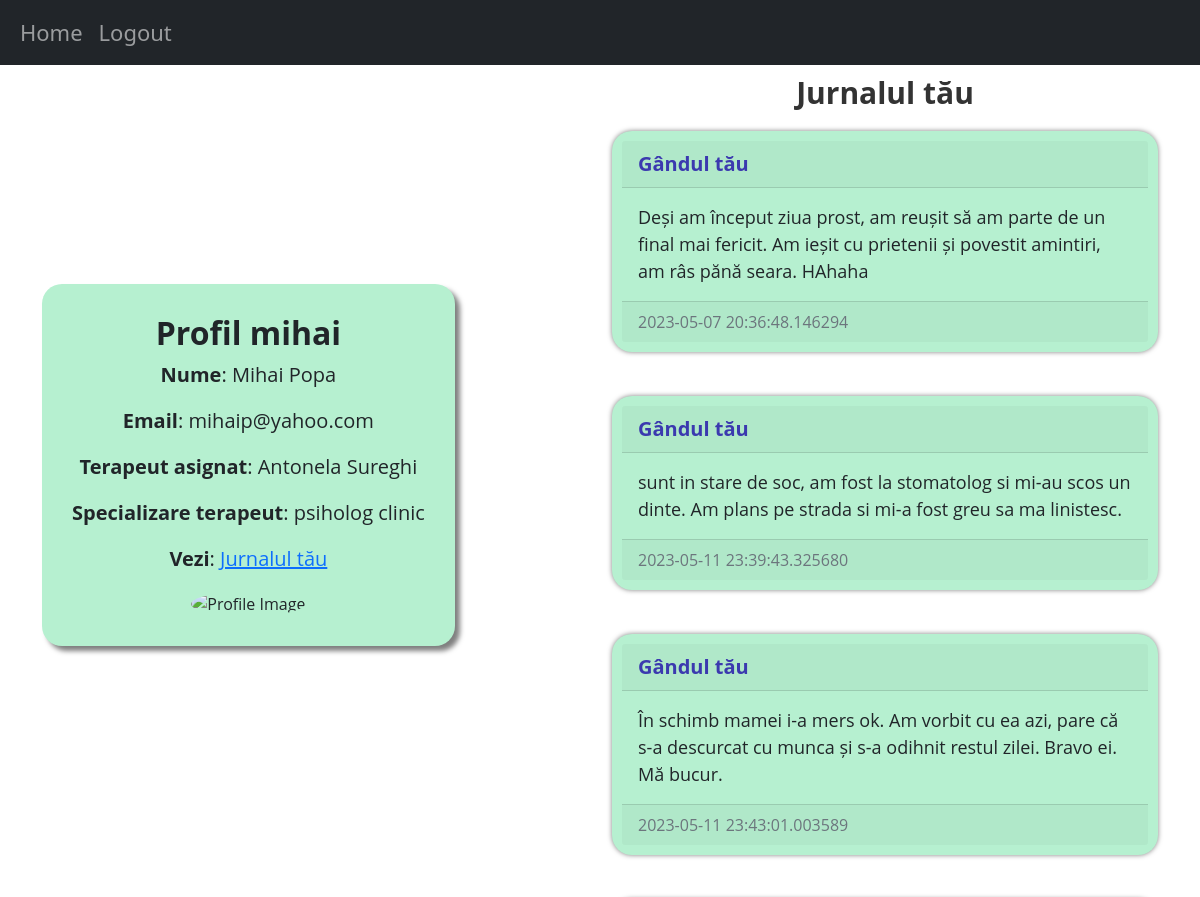
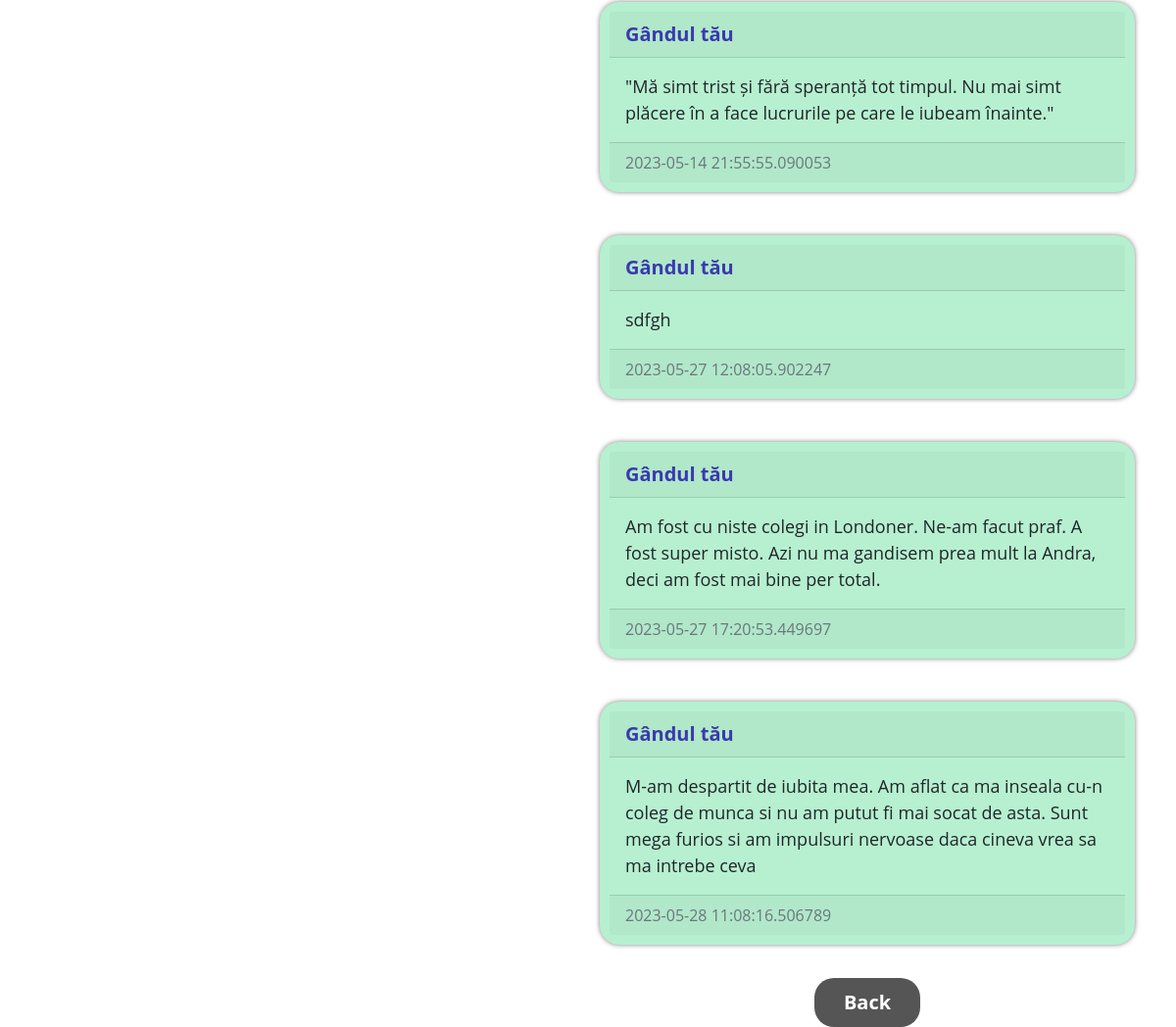
Page /jurnal (signed in) on the committed database (2 pictures, top to bottom).
### website/domain/models.py (models this page shows)
class User(db.Model, UserMixin):
    id = db.Column(db.Integer, primary_key=True)
    email = db.Column(db.String(150), unique=True)
    username = db.Column(db.String(150), unique=True)
    password = db.Column(db.String(150))
    email_confirmed_at = db.Column(db.DateTime(timezone=True), default=datetime.now())
    date_created = db.Column(db.DateTime(timezone=True), default=datetime.now())
    posts = db.relationship('Post', backref='user', passive_deletes=True)
    role = db.Column(db.String(100))

class Pacient(db.Model):
    __tablename__ = 'pacient'
    id = db.Column(db.Integer(), db.ForeignKey('user.id', ondelete='CASCADE'), primary_key=True)
    first_name = db.Column(db.String(50))
    last_name = db.Column(db.String(50))
    terapeut_asignat = db.Column(db.Integer, db.ForeignKey('terapeut.id', ondelete="CASCADE"), nullable=False)

class Terapeut(db.Model):
    __tablename__ = 'terapeut'
    id = db.Column(db.Integer(), db.ForeignKey('user.id', ondelete='CASCADE'), primary_key=True)
    first_name = db.Column(db.String(50))
    last_name = db.Column(db.String(50))
    function = db.Column(db.String(150))
    license = db.Column(db.String(150))
    activity_start_year = db.Column(db.Integer())

class Post(db.Model):
    id = db.Column(db.Integer, primary_key=True)
    text = db.Column(db.Text, nullable=False)
    date_created = db.Column(db.DateTime(timezone=True), default=datetime.now())
    author = db.Column(db.Integer, db.ForeignKey(
        'user.id', ondelete="CASCADE"), nullable=False)
    result = db.Column(db.String(150))

### website/controller/pacientView.py (the view)
    @staticmethod
    @views.route("/jurnal")
    @__role_required('pacient')
    @login_required
    def posts():
        posts_today = Post.query.filter_by(author=current_user.id)
        pacient = Pacient.query.filter_by(id=current_user.id).first()
        terap = Terapeut.query.filter_by(id=pacient.terapeut_asignat).first()
        return render_template("posts.html", user=current_user, posts=posts_today, pacient=pacient,terapeut=terap)

### website/controller/pacientView.py (called while the page is built)
    @staticmethod
    def __role_required(role):
        def decorator(func):
            @wraps(func)
            def wrapper(*args, **kwargs):
                if not current_user.role == role:
                    return "Unauthorized access", 403
                return func(*args, **kwargs)
            return wrapper
        return decorator

### website/templates/posts.html (shortened to what this page needs)
{% extends "jurnal.html" %}  {% block header %} Jurnalul tău {% endblock %} {% block footer %}
<div align="center">
  <a href="/home"
    ><button type="button" >Back</button></a
  >
</div>
{% endblock %}

### website/templates/jurnal.html (shortened to what this page needs)
{% extends "base.html" %}
{% block content %}
<div class="row">
  <div class="col-md-6 mx-auto d-flex align-items-center vh-100">
    <div class="card border-dark text-center" style="background-color: #b6f0d0;
      box-shadow: 5px 5px 5px rgba(0, 0, 0, 0.5);
      margin-top: auto;
      margin-bottom: auto;
      padding: 30px;
      border-radius: 20px;
      border: none;
      font-family: 'Open Sans', sans-serif !important;">
      <h5 class="card-title" style="font-size: 32px; font-weight: bold;">Profil {{ user.username }}</h5>
      <p class="card-text" style="font-size: 20px;"><b>Nume</b>: {{ pacient.first_name }} {{ pacient.last_name }}</p>
      <p class="card-text" style="font-size: 20px;"><b>Email</b>: {{ user.email }}</p>
      <p class="card-text" style="font-size: 20px;"><b>Terapeut asignat</b>: {{ terapeut.first_name }} {{ terapeut.last_name }}</p>
      <p class="card-text" style="font-size: 20px;"><b>Specializare terapeut</b>: {{ terapeut.function }}</p>
      <p class="card-text" style="font-size: 20px;"><b>Vezi</b>: <a href="/jurnal" style="font-size: 20px;">Jurnalul tău</a></p>
      <div style="max-width: 430px; margin: 0 auto;">
        <img src="https://insidesmallbusiness.com.au/wp-content/uploads/2021/04/bigstock-Hands-Of-Diverse-Group-Of-Peop-343671511-e1625192493671.jpg" alt="Profile Image" style="width: 100%; height: 100%; border-radius: 50%;">
      </div>
    </div>
  </div>
  <div class="col-md-6">
    <h1 align="center" style="font-size: 30px;
      font-weight: bold;
      color: #333;
      padding: 10px;">
      {% block header %}Bine ai venit, {{ user.username }}!{% endblock %}
    </h1>
    <div id="posts">
      {% for post in posts %}
      <div class="card border-dark" style="background-color: #b6f0d0;
        box-shadow: 0px 0px 5px rgba(0, 0, 0, 0.5);
        margin: 10px auto;
        max-width: 1000px;
        padding: 10px;
        border-radius: 20px;
        border: none;
        font-family: 'Open Sans', sans-serif !important;">
        <div class="card-header d-flex justify-content-between align-items-center">
          <div class="card-text" style="font-size: 20px; font-weight:bold; color: #3b39af">Gândul tău</div>
        </div>
        <div class="card-body">
          <div class="card-text" style="font-size: 18px;">{{ post.text }}</div>
        </div>
        <div class="card-footer text-muted">{{ post.date_created }}</div>
      </div>
      <br/>
      {% endfor %}
    </div>
    {% block footer %}{% endblock %}
  </div>
</div>
{% endblock %}

### website/static/style.css (style rules this page uses)
body { font-family: 'Open Sans', sans-serif; background-color: #F5F5F5; color: #333; }
button { background-color: #555; border: none; color: #fff; padding: 10px 30px; text-align: center; font-size: 20px !important; font-weight: bold; margin: 20px auto; max-width: 600px; border-radius: 20px !important; cursor: pointer; }
a { color: #4CAF50; text-decoration: none; }

### rows in the picture
User: username "mihai", email "mihaip@yahoo.com"
Pacient: first_name "Mihai", last_name "Popa"
Terapeut: first_name "Antonela", last_name "Sureghi", function "psiholog clinic"
Post: text "Deși am început ziua prost, am reușit să am parte de un final mai fericit. Am ieșit cu prietenii și povestit amintiri, am râs pănă seara. HAhaha", date_created "2023-05-07 20:36:48.146294"
Post: text "sunt in stare de soc, am fost la stomatolog si mi-au scos un dinte. Am plans pe strada si mi-a fost greu sa ma linistesc.", date_created "2023-05-11 23:39:43.325680"
Post: text "În schimb mamei i-a mers ok. Am vorbit cu ea azi, pare că s-a descurcat cu munca și s-a odihnit restul zilei. Bravo ei. Mă bucur.", date_created "2023-05-11 23:43:01.003589"
Post: text "\"Mă simt trist și fără speranță tot timpul. Nu mai simt plăcere în a face lucrurile pe care le iubeam înainte.\"", date_created "2023-05-14 21:55:55.090053"
Post: text "sdfgh", date_created "2023-05-27 12:08:05.902247"
Post: text "Am fost cu niste colegi in Londoner. Ne-am facut praf. A fost super misto. Azi nu ma gandisem prea mult la Andra, deci am fost mai bine per total.", date_created "2023-05-27 17:20:53.449697"
Post: text "M-am despartit de iubita mea. Am aflat ca ma inseala cu-n coleg de munca si nu am putut fi mai socat de asta. Sunt mega furios si am impulsuri nervoase daca cineva vrea sa ma intrebe ceva", date_created "2023-05-28 11:08:16.506789"
